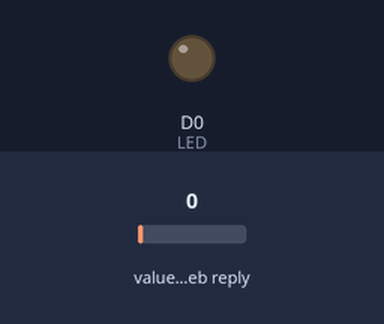
The sketch below on a simulated ESP8266 (NodeMCU). Parts: output pins drawn as LEDs (lit = HIGH). Inputs (shaded band) come from the test bench; at power-on: value in the web reply 0. WiFi joins after 1.5 s; servers stay silent unless stated; web services answer with replies made up by the test bench; what the sketch prints to the serial monitor is not drawn.

Above: at 3.7 s.
3.8 s: value in the web reply set to 2
At 10.3 s:
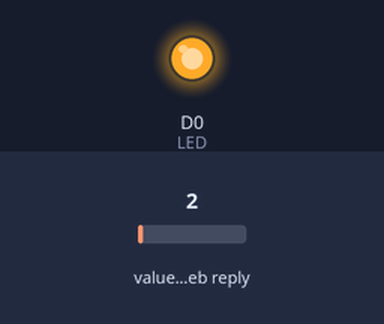
Timing chart, 0 to 11.8 s (numbered marks = the images above; inputs shaded):
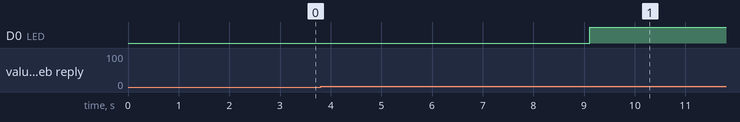

Measured:
- after the input at 3.8 s, D0 (LED): LOW → HIGH after 5.3 s

The sketch:

dht_led_nodemcu.ino
```cpp
/**
   Read data from DHT22 using arduino
   Parse data to json
   Then transfer to nodemcu
   Nodemcu get data from Arduino then upload to thingspeak server
*/

#include <ThingSpeak.h>
#include <ESP8266WiFi.h>

#define LED D0

// Network parameters
const char* ssid     = "A Di Da Phat";
const char* password = "nammoadidaphat";

// ThingSpeak information
char thingSpeakAddress[] = "api.thingspeak.com";
unsigned long channelID = 866214;
char* readAPIKey = "5CWD3TBZG3A5UNPG";
char* writeAPIKey = "6QFHSB8F3K2AEMXL";
const unsigned long postingInterval = 120L * 1000L;

unsigned long lastConnectionTime = 0;
long lastUpdateTime = 0;
WiFiClient client;
unsigned int dataFieldThree = 3;

void setup() {
  // Initialize Serial port
  Serial.begin(9600);
  //  Serial.begin(115200);
  Serial.println("Start");
  pinMode(LED, OUTPUT);
  connectWiFi();

}

void loop() {

  int light = readTSData( channelID, dataFieldThree );
  Serial.print("Read from server: Light=");
  Serial.print(light);
  turnLight(light);
  delay(5000);
}

void turnLight(int light) {
  if (light == 0) {
    digitalWrite(LED, LOW);
  }
  else {
    digitalWrite(LED, HIGH);
  }
  delay(1000);
}

int connectWiFi() {

  while (WiFi.status() != WL_CONNECTED) {

    WiFi.begin( ssid, password );
    delay(2500);
    Serial.println("Connecting to WiFi");
  }

  Serial.println( "Connected" );
  ThingSpeak.begin( client );
}
float readTSData( long TSChannel, unsigned int TSField ) {

  float data =  ThingSpeak.readFloatField( TSChannel, TSField, readAPIKey );
  Serial.println( " Data read from ThingSpeak: " + String( data, 9 ) );
  return data;

}

// Use this function if you want to write a single field.
int writeTSData( long TSChannel, unsigned int TSField, float data ) {
  int  writeSuccess = ThingSpeak.writeField( TSChannel, TSField, data, writeAPIKey ); // Write the data to the channel
  if ( writeSuccess ) {

    Serial.println( String(data) + " written to Thingspeak." );
  }

  return writeSuccess;
}

// Use this function if you want to write multiple fields simultaneously.
int write2TSData( long TSChannel, unsigned int TSField1, int field1Data, unsigned int TSField2, int field2Data) {

  ThingSpeak.setField( TSField1, field1Data );
  ThingSpeak.setField( TSField2, field2Data );
  int writeSuccess = ThingSpeak.writeFields( TSChannel, writeAPIKey );
  if ( writeSuccess ) {
    Serial.println("Written to Thingspeak." );
  }
  return writeSuccess;
}
```
